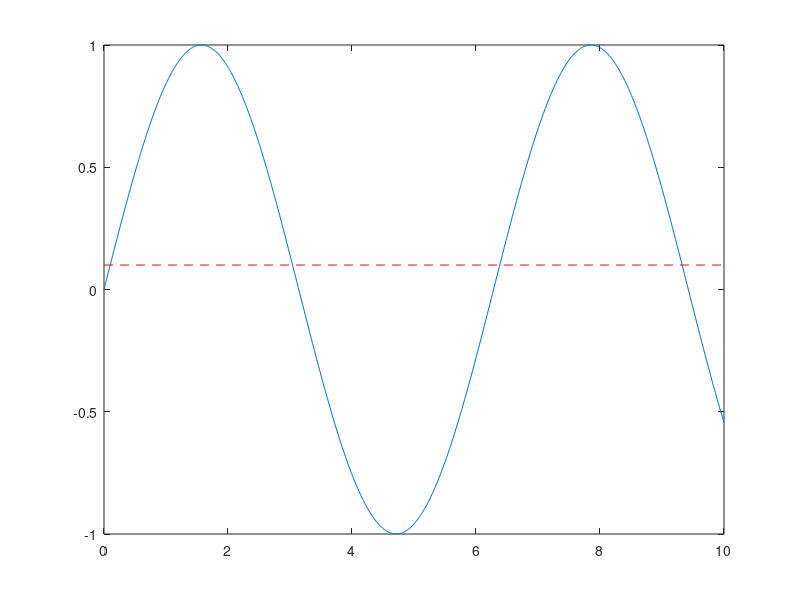

Reproduce this figure in MATLAB. (Note: this script raises an error after producing the figure.)
clc, clearvars

x = linspace(0,10,1000);
y = sin(x);

baseline = 0.1;
c = y > baseline;

y1 = y(c);
x1 = asin(y1);
x2 = -(x1 - pi);
x3 = (x1 + 2*pi);
x4 = -(x1-3*pi);

plot(x,y)
hold on
plot([0 10], [baseline baseline], "r--")
hold on
plot(x1,y1, "Blue")
hold on
plot(x2,y1, "Blue")
hold on
plot(x3,y1, "Blue--")
hold on
plot(x4,y1, "Blue")

disp("Percentage of values greater than" + " " + baseline + " = " + ...
    length(c(c == 1))*100/length(y) + "%")

    
